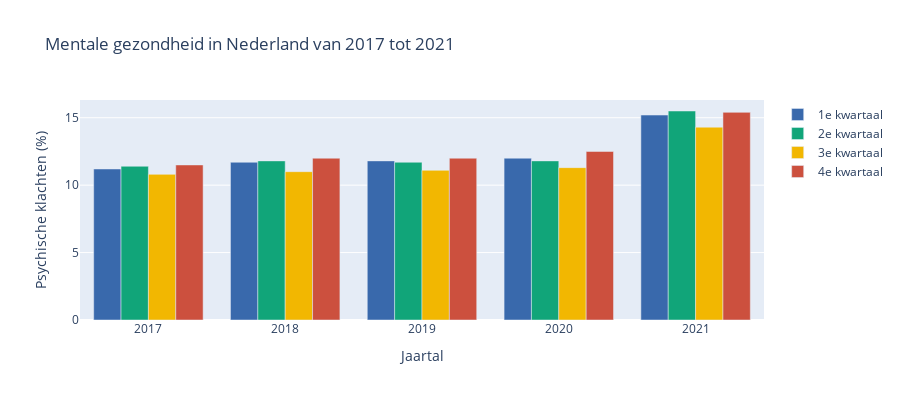

This figure's notebook cell:
### Markdown cell above
### Mentale gezondheid

De pandemie heeft naast het effect op de economie, geleid tot een significante toename van mentale gezondheidsproblemen, wat geen verrassing is gezien de uitdagende omstandigheden waar mensen wereldwijd mee te maken kregen. 

De effecten van COVID-19 op de geestelijke gezondheid kunnen worden verklaard door verschillende factoren. Allereerst bracht de pandemie grote onzekerheid met zich mee, zoals angst voor besmetting, zorgen over de gezondheid van dierbaren, financiële instabiliteit en de impact op de werkgelegenheid. Deze constante stress en angst kunnen leiden tot gevoelens van angst, depressie en andere psychische klachten (Hupkens, 2021). 

Daarnaast hebben de maatregelen die werden genomen om de verspreiding van het virus te beperken, zoals lockdowns en sociale isolatie, bijgedragen aan het gevoel van eenzaamheid en sociaal isolement. Het gebrek aan persoonlijk contact, het wegvallen van routines en activiteiten, en het beperkte sociale netwerk hadden een negatieve invloed op de geestelijke gezondheid van mensen.  

Deze impact op de geestelijke gezondheid wordt ondersteund door de gegevens in de grafiek die de toename van psychische klachten per kwartaal in het jaar 2020 laten zien. De staafgrafiek toont duidelijk hoe de mentale klachten zijn toegenomen gedurende dat jaar, wat een directe correlatie aantoont tussen COVID-19 en de geestelijke gezondheidseffecten.

### Code cell
file = pd.read_csv('Mentalegezondheid.csv')
fig = go.Figure()

years = file['Jaartal'].unique()
quarters = ['1e kwartaal', '2e kwartaal', '3e kwartaal', '4e kwartaal']
colors = ['rgb(57,105,172)', 'rgb(17,165,121)', 'rgb(242,183,1)', 'rgb(204,80,62)']
file['Psychische klachten (%)'] = file['Psychische klachten (%)'].str.replace(",", ".").astype(float)

for i, quarter in enumerate(quarters):
    fig.add_trace(go.Bar(
        x=years,
        y=file[file['Kwartaal'] == quarter]['Psychische klachten (%)'],
        name=quarter,
        marker=dict(color=colors[i])
    ))

fig.update_layout(
    title='Mentale gezondheid in Nederland van 2017 tot 2021',
    xaxis_title='Jaartal',
    yaxis_title='Psychische klachten (%)'
)

fig.update_xaxes(type='category')

fig.update_layout(height=400)

fig.show()

### Figure 1 — Plotly figure (JSON) as saved in the notebook; plotly's stock layout.template omitted (floating-point values rounded to 4 significant figures)
{"data": [{"marker": {"color": "rgb(57,105,172)"}, "name": "1e kwartaal", "type": "bar", "x": [2017, 2018, 2019, 2020, 2021], "y": [11.2, 11.7, 11.8, 12, 15.2]}, {"marker": {"color": "rgb(17,165,121)"}, "name": "2e kwartaal", "type": "bar", "x": [2017, 2018, 2019, 2020, 2021], "y": [11.4, 11.8, 11.7, 11.8, 15.5]}, {"marker": {"color": "rgb(242,183,1)"}, "name": "3e kwartaal", "type": "bar", "x": [2017, 2018, 2019, 2020, 2021], "y": [10.8, 11, 11.1, 11.3, 14.3]}, {"marker": {"color": "rgb(204,80,62)"}, "name": "4e kwartaal", "type": "bar", "x": [2017, 2018, 2019, 2020, 2021], "y": [11.5, 12, 12, 12.5, 15.4]}], "layout": {"height": 400, "title": {"text": "Mentale gezondheid in Nederland van 2017 tot 2021"}, "xaxis": {"title": {"text": "Jaartal"}, "type": "category"}, "yaxis": {"title": {"text": "Psychische klachten (%)"}}}}
